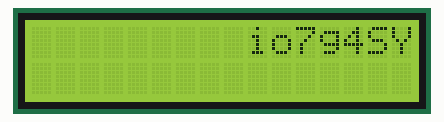
Bench run of a sketch on a simulated Arduino Uno, built with avr-gcc and run on an emulated ATmega328P. On the bench: 16×2 character LCD.

Above: at 0.1 s.
At 4.1 s:
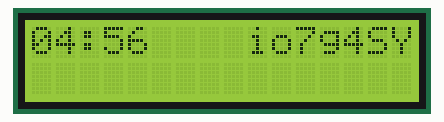
At 9.1 s:
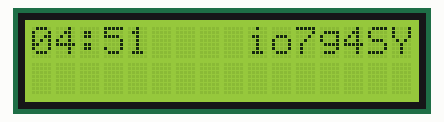
At 19.1 s:
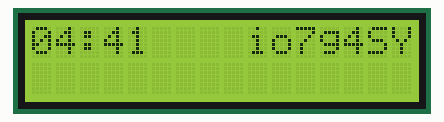
At 29.1 s:
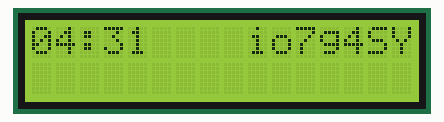
At 39.1 s:
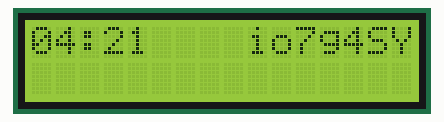

The sketch:

lcd_clock_serial.ino
```cpp
#include <Wire.h>
#include <LiquidCrystal_I2C.h>
// Inicializa o display no endereco 0x27
LiquidCrystal_I2C lcd(0x27, 2, 1, 0, 4, 5, 6, 7, 3, POSITIVE);

void setup()
{
  lcd.begin (16, 2);
  lcd.setCursor(9,0);
  lcd.print("io7g4SYv");
}

int i = 0;
int minutes = 4;
int seconds = 60;
void loop() {
  // put your main code here, to run repeatedly:
  unsigned long currentMillis = millis();
  if (currentMillis % 1000 == 0 && i == 0) {
    if (minutes > 0) {
      seconds = seconds - 1;
      if ( seconds == 0) {
        minutes--;
        seconds = 59;
      }
      if (seconds >= 10) {
        lcd.setCursor ( 0, 0 );
        lcd.print("0");
        lcd.setCursor ( 1, 0 );
        lcd.print(minutes);
        lcd.setCursor ( 2, 0 );
        lcd.print(":");
        lcd.setCursor ( 3, 0 );
        lcd.print(seconds);
      }
      else {
        lcd.setCursor ( 0, 0 );
        lcd.print("0");
        lcd.setCursor ( 1, 0 );
        lcd.print(minutes);
        lcd.setCursor ( 2, 0 );
        lcd.print(":");
        lcd.setCursor ( 3, 0 );
        lcd.print("0");
        lcd.setCursor ( 4, 0 );

        lcd.print(seconds);
      }


  }
  else {
    Serial.println("GAME OVER");
  }
  i = 1;
}
else {
  if (currentMillis % 1000 != 0 && i == 1) i = 0;
}

}
```

Measured:
- what the display in image 1 shows lasts 1.0 s, from 4.0 s to 5.0 s
